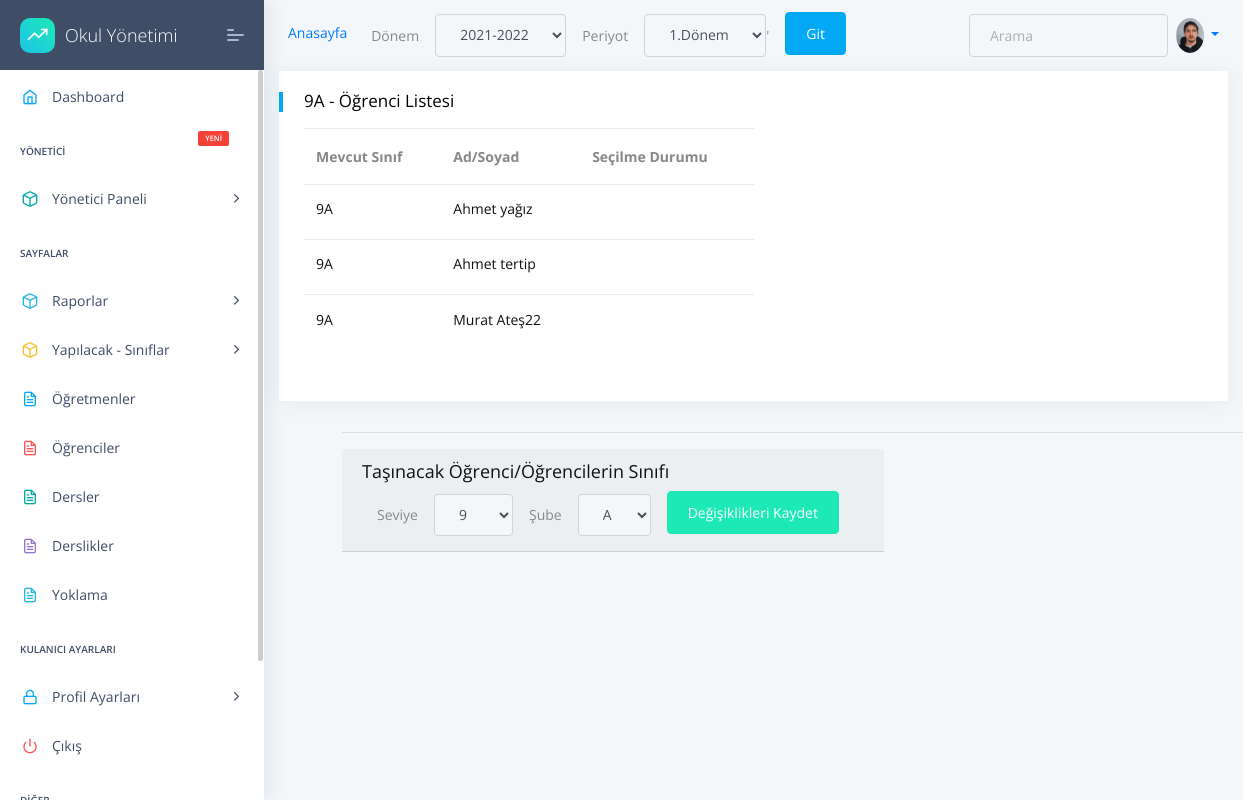
The page /classes/StudentListUpdateView/1 (signed in) on the database as committed earlier.
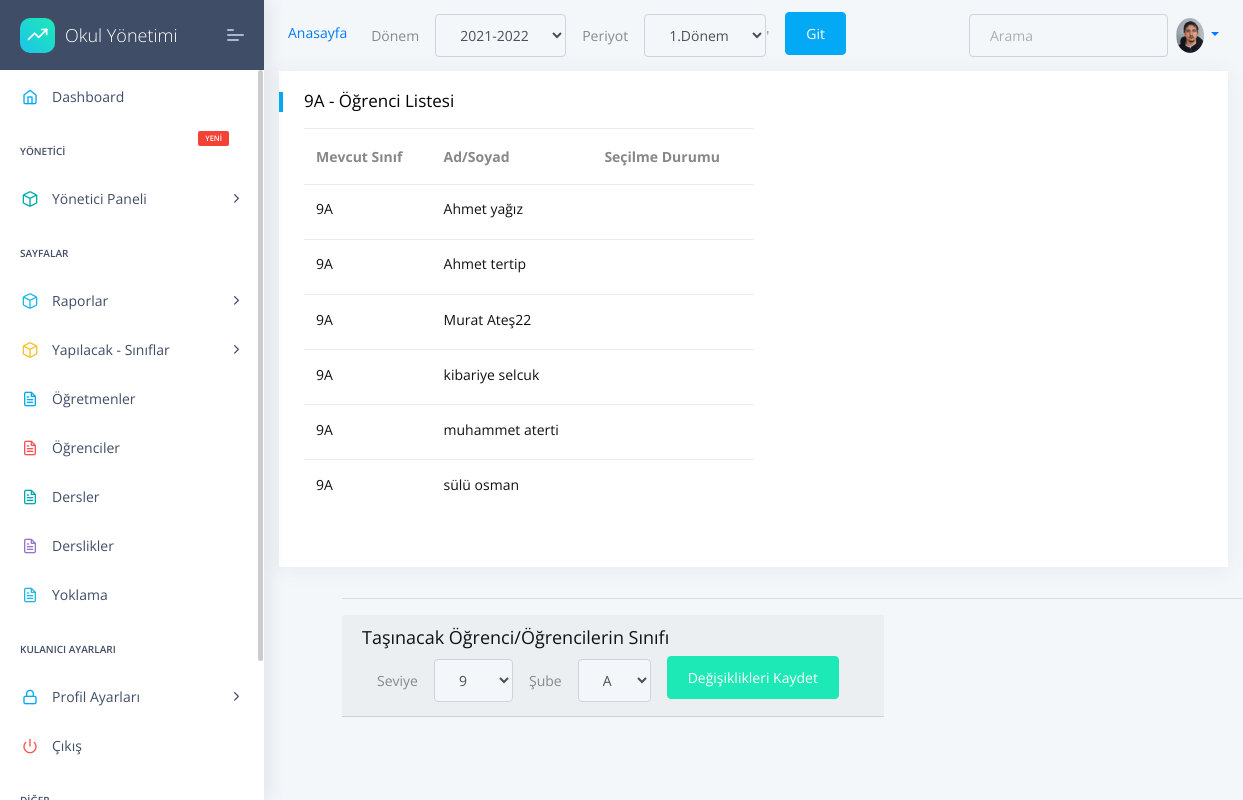
The same page on the database as committed later.
### apps/student/models.py (models this page shows, shortened)
class StudentList(models.Model):
    className=models.ForeignKey(Classes,on_delete=models.CASCADE)
    session=models.ForeignKey(Session,on_delete=models.CASCADE)
    periods=models.ForeignKey(Period,on_delete=models.CASCADE)
    seating_arrangement=models.CharField(max_length=10000,default=" / / / / / / / / / / / / / / / / / / / / / / / ")
    students=models.ManyToManyField(Student,blank=True)
    mainteacher=models.ForeignKey(Profil,on_delete=models.CASCADE,blank=True,verbose_name="Sınıf Öğretmeni",related_name='teacher')
    class Meta:
        ordering = ('className',"session","periods",)

class Student(models.Model):
    firstName= models.CharField(max_length=20,default="",unique=False,null=False,blank=False,)
    lastName=models.CharField(max_length=20,unique=False,null=True,blank=True,)
    TC = models.CharField(max_length=11,unique=True,null=False,blank=False,validators=[validateEven])
    phone = models.CharField(validators=[validatePhone], max_length=17,default="0",unique=False,null=True,blank=True,)
    address=models.TextField(unique=False,null=True,blank=True,)
    status=models.BooleanField(unique=False,null=True,blank=True,)
    middleSchool=models.ForeignKey(MiddleSchool,on_delete=models.CASCADE,null=True)
    number=models.IntegerField(unique=False,null=True,blank=True)
    session=models.ForeignKey(Session,on_delete=models.CASCADE,null=True)
    image=models.ImageField(upload_to=upload_location,unique=False,null=True,blank=True,default='images/person.png')
    health=models.TextField(unique=False,null=True,blank=True,)
    HESCode=models.CharField(max_length=12,unique=True,null=True,blank=True,validators=[validateHesCode])
    birtdate=DateField(("Doğum Tarihiniz"), auto_now=False, auto_now_add=False,unique=False,null=True,blank=True,)
    email=models.EmailField()
    genders=(('Kız','Kız'),
              ('Erkek','Erkek'),
              ('Diger','Diğer'),
    )
    gender=CharField(max_length=10 ,choices=genders,unique=False,blank=True,null=True)
    class Meta:
        ordering = ('firstName',)
    """def save(self, *args, **kwargs):

        if '-' not in self.HESCode:
            self.HESCode = '{0}-{1}-{2}'.format(
                 self.HESCode[:4], self.HESCode[4:9], self.HESCode[9:])
        if '-' not in self.phone:
            self.phone = '({0})-{1} {2}'.format(
                 self.phone[:4], self.phone[4:7], self.phone[7:])

        # Continue the model saving
        super(Student, self).save(*args, **kwargs)"""

### apps/classes/models.py (models this page shows)
class Classes(models.Model):
    className=models.ForeignKey(ClassNames,on_delete=models.CASCADE,default="")
    level=models.ForeignKey(ClassLevels,on_delete=models.CASCADE)
    def __str__(self):
        return self.level.level+self.className.name

class ClassLevels(models.Model):
    level=models.CharField(default="9",max_length=2,unique=True)
    def __str__(self):
        return self.level

class ClassNames(models.Model):
    name=models.CharField(default="A",max_length=1,unique=True)
    class Meta:
        ordering = ('name',)
    def __str__(self):
        return self.name

### apps/classes/views.py (the view, shortened to what this page needs)
# urls.py: path('StudentListUpdateView/<int:pk>', views.StudentListUpdateView, name='StudentListUpdateView'),
@login_required(login_url="/login/")
def StudentListUpdateView(request,pk):
    classNames = ClassNames.objects.all()
    classLevels = ClassLevels.objects.all()
    baseList = StudentList.objects.get(id=pk) # get studentlist by current ID
    classess=Classes.objects.all()
    context = {
        'studentList':baseList,
        'sessions':sessions,
        'periods':periods,
        'classNames':classNames,
        'classLevels':classLevels,
        'media_url':settings.MEDIA_URL
    }
    return render(request, "clasess/cls-listUpdate.html", context)

### apps/home/models.py (called while the page is built)
    def __str__(self):
      return self.session

    def __str__(self):
      return self.period

### apps/templates/clasess/cls-listUpdate.html (shortened to what this page needs)
{% extends "layouts/base.html" %}
{% block content %}
<div class="col-xl-12 col-md-6">
  <form action="" method="GET">
    <div class="card ">
      <div class="card-header">
        <h5> {{studentList.className}}  - Öğrenci Listesi</h5>
        <div class="card-block px-0 py-3 col-md-6">
          <div class="table-responsive">
            <table class="table table-hover">
              <thead>
                <tr>
                  <th scope="col-md-3">Mevcut Sınıf</th>
                  <th scope="col-md-3">Ad/Soyad</th>
                  <th scope="col-md-3">Seçilme Durumu</th>
                </tr>
              </thead>
              <tbody>
                {% for student in studentList.students.all %}
                <td title="Sınıf">
                  <h6 class="mb-1">{{studentList.className}} </h6>
                </td>
                <td title="Ad Soyad">
                  <h6 class="mb-1">{{student.firstName}} {{student.lastName}}</h6>
                </td>
                <td>
                </td>
                {% endfor %}
              </tbody>
            </table>
          </div>
        </div>
      </div>
      </div>
      <div class="col-md-12 mx-5">
        <hr>
        <div class="form-inline">
          <div class="card-header">
            <h5>Taşınacak Öğrenci/Öğrencilerin Sınıfı</h5>
          <div class="form-group col-xl-12 col-md-6">
            <label class="mr-3" for="classLevel">Seviye</label>
            <select id="classLevel" class="form-control mr-3" name="classLevel">
              {% for classLevel in classLevels %}
              <option value="{{ classLevel }}" {% if classLevel.selected %} selected {% endif %}>{{ classLevel }}
              </option>
              {% endfor %}
            </select>
            <label class="" for="className">Şube</label>
            <select id="className " class="form-control mx-3" name="className">
              {% for className in classNames %}
              <option value="{{ className }}">{{ className }}</option>
              {% endfor %}
            </select>
            <button id="but1" type="button" class="btn btn-success" data-toggle="modal"
            data-target="#classChangeModal">Değişiklikleri Kaydet</button>
          </div>
        </div>
      </div>
  </form>
</div>
{% endblock content %}

Rows that differ between the two databases and show on the page:
added Student: {{ studentList.className }} "9A", firstName "kibariye", lastName "selcuk"
added Student: {{ studentList.className }} "9A", firstName "muhammet", lastName "aterti"
added Student: {{ studentList.className }} "9A", firstName "sülü", lastName "osman"
